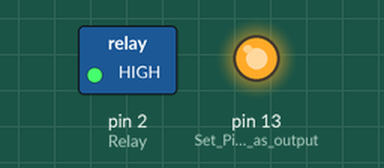
This sketch was run on a simulated Arduino Uno, built with avr-gcc and run on an emulated ATmega328P. On the bench: switched loads named in the sketch (green lamp = pin HIGH), output pins drawn as LEDs (lit = HIGH).

Above: at 1.0 s.
At 3.0 s:
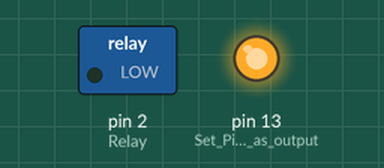
Timing chart, 0 to 5.2 s (numbered marks = the images above):
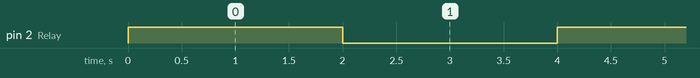

The sketch:

relay.ino
```cpp
int Relay = 2;

void setup()
{
  pinMode(13, OUTPUT);         //Set Pin13 as output
  digitalWrite(13, HIGH);     //Set Pin13 High
  pinMode(Relay, OUTPUT);     //Set Pin3 as output
}
void loop()
{
          digitalWrite(Relay, HIGH);   //Turn off relay
          delay(2000);
          digitalWrite(Relay, LOW);    //Turn on relay
          delay(2000);
}
```

Measured:
- by itself, pin 2 (Relay): alternates HIGH for 2.0 s and LOW for 2.0 s
